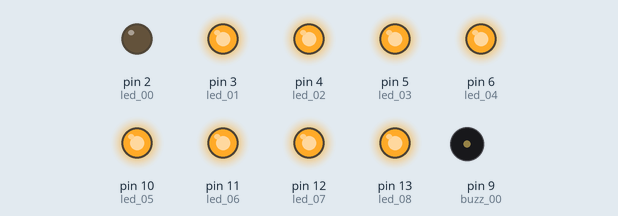
Simulated run of this sketch. Board: Arduino Uno, built with avr-gcc and run on an emulated ATmega328P. Shown: output pins drawn as LEDs (lit = HIGH), buzzer (waves = sounding, pin HIGH).

Above: at 0.21 s.
At 0.57 s:
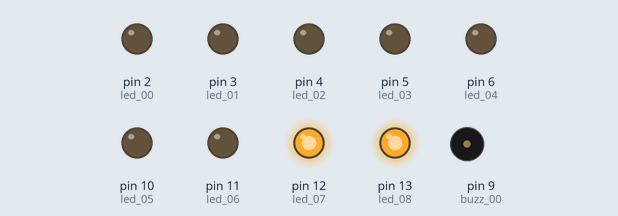
At 0.93 s:
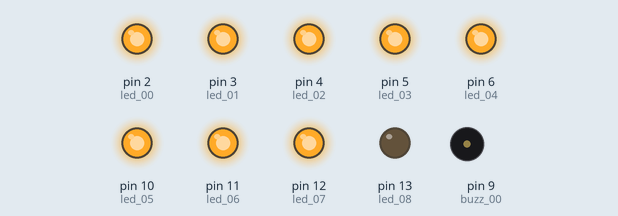
At 1.71 s:
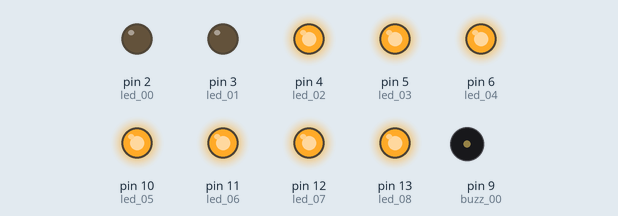
At 2.49 s:
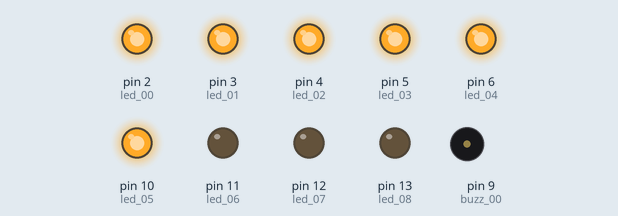
At 3.27 s:
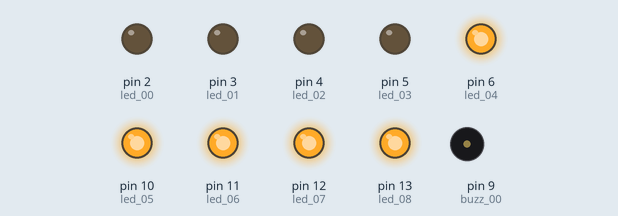
Timing chart, 0 to 3.6 s (numbered marks = the images above):
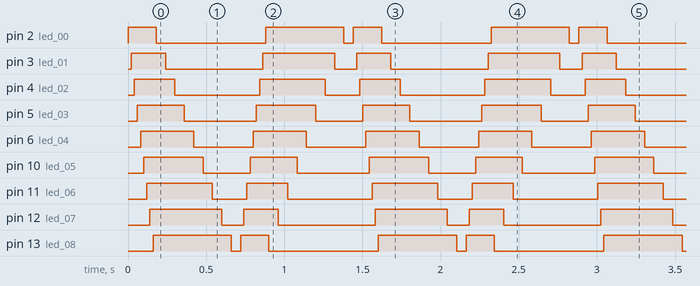

The sketch:

Modif_LedSignals.ino
```cpp
int led_00 = 2;
int led_01 = 3;
int led_02 = 4;
int led_03 = 5;
int led_04 = 6;

int led_05 = 10;
int led_06 = 11;
int led_07 = 12;
int led_08 = 13;

int bott_01 = 7;    // PULL_DOWN SW
int bott_00 = 8;    // PULL_UP SW
int buzz_00 = 9;

int delayOn = 20;
int delayOff = 60;
int delayBuzz = 1;

void setup()  {
  pinMode(led_00, OUTPUT);    // LED #1
  pinMode(led_01, OUTPUT);    // LED #1
  pinMode(led_02, OUTPUT);    // LED #1
  pinMode(led_03, OUTPUT);    // LED #1
  pinMode(led_04, OUTPUT);    // LED #1
  pinMode(led_05, OUTPUT);    // LED #1
  pinMode(led_06, OUTPUT);    // LED #1
  pinMode(led_07, OUTPUT);    // LED #1
  pinMode(led_08, OUTPUT);    // LED #1

  pinMode(buzz_00, OUTPUT);    // Buzzer

  pinMode(bott_00, INPUT);
  pinMode(bott_01, INPUT_PULLUP);
  attachInterrupt(digitalPinToInterrupt(bott_01), swInterrupt, FALLING);

}

void loop() {
  goLeft();
  goRight();
}

void swInterrupt() {
  if ( digitalRead(bott_01) == HIGH ) {
    digitalWrite(buzz_00, HIGH); delay(1000);
    digitalWrite(buzz_00, LOW);
  }
}


void goLeft() {
  for (int i = led_00; i <= led_04; i += 1) {
    digitalWrite(i, HIGH);  delay(delayOn);
  }
  for (int i = led_05; i <= led_08; i += 1) {
    digitalWrite(i, HIGH);  delay(delayOn);
  }
  for (int i = led_00; i <= led_04; i += 1)  {
    digitalWrite(i, LOW);   delay(delayOff);
  }
  for (int i = led_05; i <= led_08; i += 1)  {
    digitalWrite(i, LOW);   delay(delayOff);
  }

  digitalWrite(buzz_00, HIGH); delay(delayBuzz);
  digitalWrite(buzz_00, LOW);
}

void goRight() {
  for (int i = led_08; i >= led_05; i -= 1) {
    digitalWrite(i, HIGH);  delay(delayOn);
  }
  for (int i = led_04; i >= led_00; i -= 1) {
    digitalWrite(i, HIGH);  delay(delayOn);
  }
  for (int i = led_08; i >= led_05; i -= 1)  {
    digitalWrite(i, LOW);   delay(delayOff);
  }
  for (int i = led_04; i >= led_00; i -= 1)  {
    digitalWrite(i, LOW);   delay(delayOff);
  }

  digitalWrite(buzz_00, HIGH); delay(delayBuzz);
  digitalWrite(buzz_00, LOW);
}
```

Measured:
- by itself, pin 2 (led_00): repeats every 1.4 s: LOW 0.70 s, HIGH 0.50 s, LOW 0.06 s, HIGH 0.18 s
- by itself, pin 3 (led_01): repeats every 1.4 s: LOW 0.62 s, HIGH 0.46 s, LOW 0.14 s, HIGH 0.22 s
- by itself, pin 4 (led_02): repeats every 1.4 s: LOW 0.54 s, HIGH 0.42 s, LOW 0.22 s, HIGH 0.26 s
- by itself, pin 5 (led_03): repeats every 1.4 s: LOW 0.46 s, HIGH 0.38 s, LOW 0.30 s, HIGH 0.30 s
- by itself, pin 6 (led_04): alternates HIGH for 0.34 s and LOW for 0.38 s
- by itself, pin 10 (led_05): repeats every 1.4 s: LOW 0.30 s, HIGH 0.30 s, LOW 0.46 s, HIGH 0.38 s
- by itself, pin 11 (led_06): repeats every 1.4 s: LOW 0.22 s, HIGH 0.26 s, LOW 0.54 s, HIGH 0.42 s
- by itself, pin 12 (led_07): repeats every 1.4 s: LOW 0.14 s, HIGH 0.22 s, LOW 0.62 s, HIGH 0.46 s
